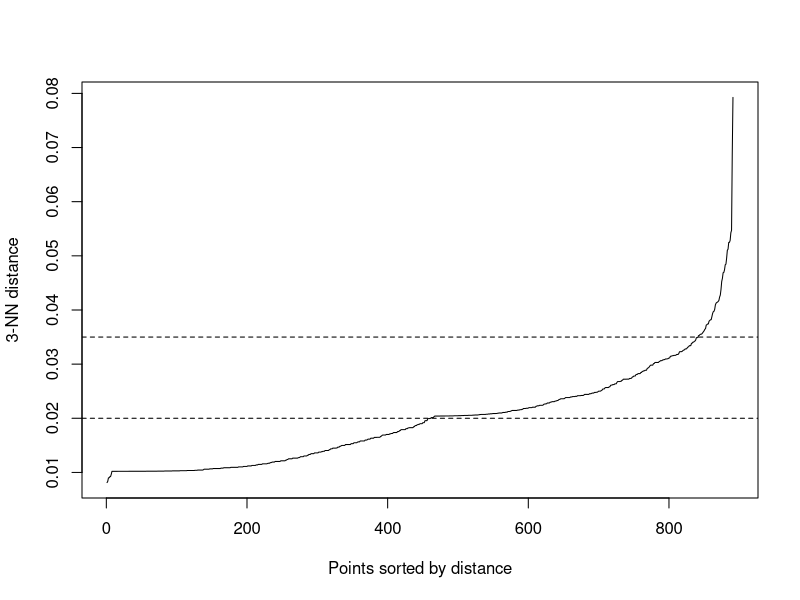
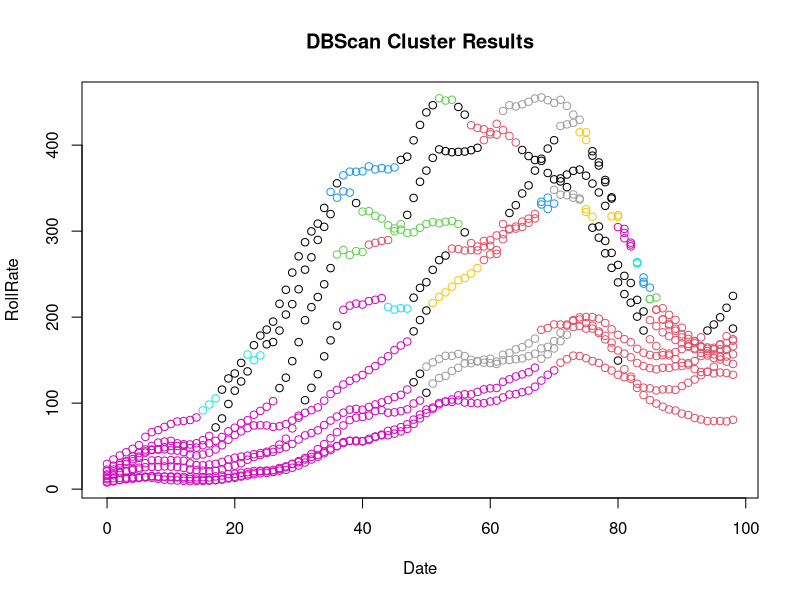
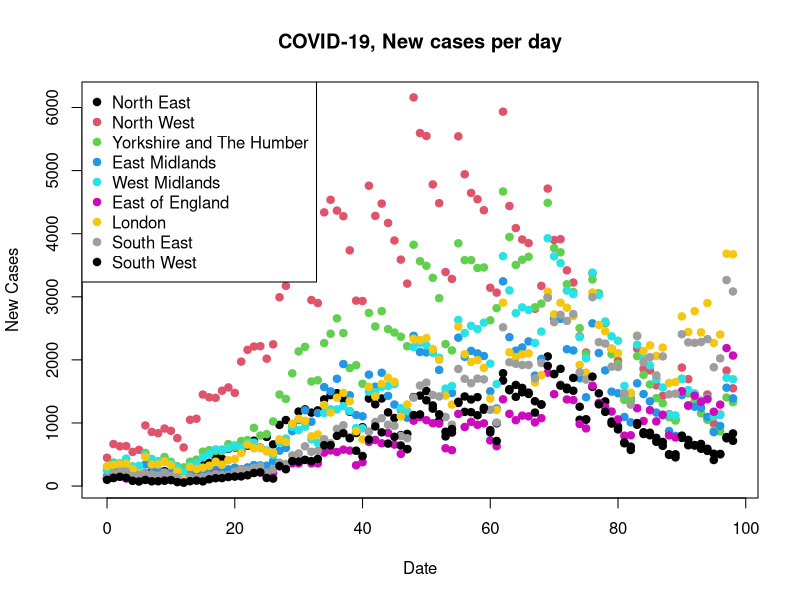
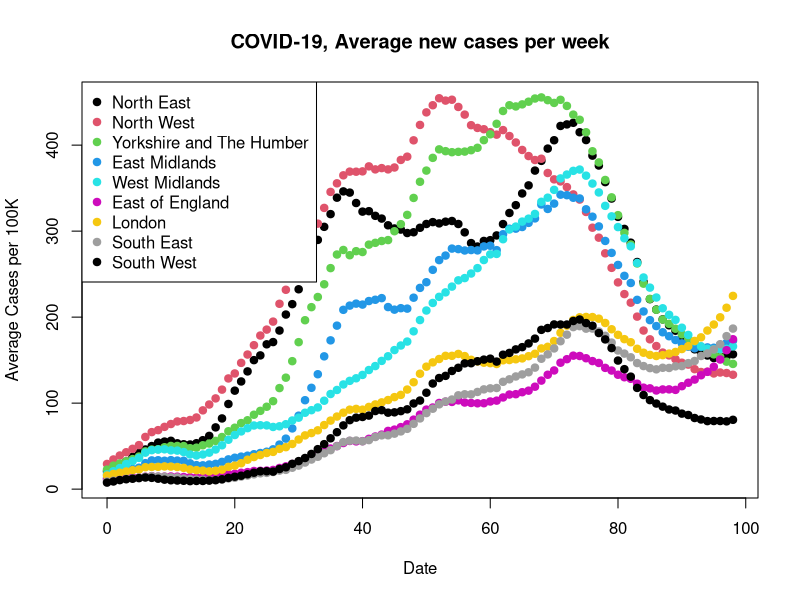
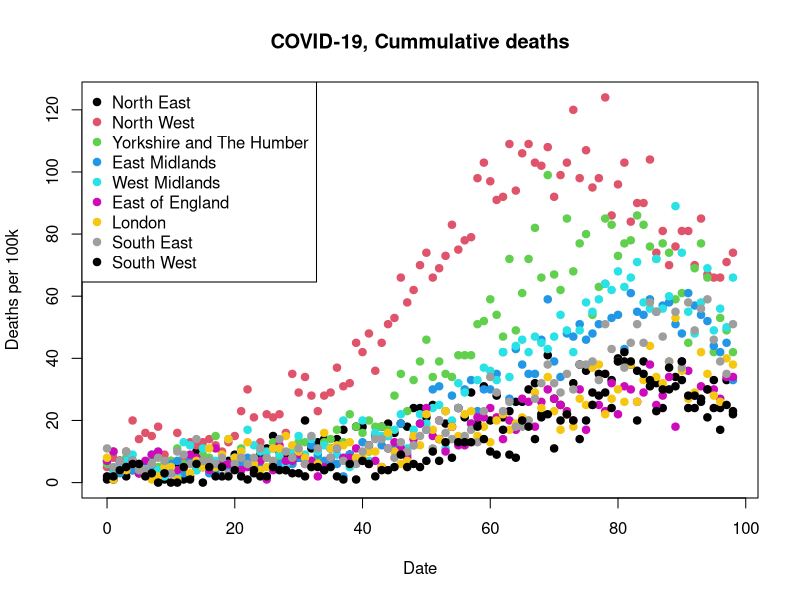

The R source for these figures, in order:
library("fpc")
library("dbscan")
setwd("../Desktop/masters/data_mining/coursework")

dataset = read.csv("regional_covid_data.csv")

# Removing unnecessary columns and renaming
dataset = subset(dataset, select = -c(areaType, areaCode))
names(dataset)[names(dataset) == "cumCasesBySpecimenDate"] = "cumCases"
names(dataset)[names(dataset) == "newCasesBySpecimenDate"] = "newCases"
names(dataset)[names(dataset) == "cumDeathsByDeathDate"] = "cumDeaths"
names(dataset)[names(dataset) == "newDeathsByDeathDate"] = "newDeaths"
names(dataset)[names(dataset) == "newCasesBySpecimenDateRollingRate"] = "newCasesAvg" 
# Rolling rate is a calculated weekly average

# Remove null values
dataset = dataset[rowSums(is.na(dataset)) == 0,]
# Label encode regions as integers
regions = unique(dataset$areaName)
dataset$areaName = as.numeric(factor(dataset$areaName, levels=regions))


# Convert dates to valid date format and select date range
dataset$date = as.Date(dataset$date, "%d/%m/%Y")
# Time-span cut-off
dataset = dataset[dataset$date >= as.Date("2020-04-01"),] # Beginning of dataset
dataset = dataset[dataset$date >= as.Date("2020-09-01"),] # 2nd Lockdown released


#Standardisation
dataset$date = as.numeric(dataset$date - min(dataset$date, na.rm = TRUE))
dataset$stdDate = dataset$date - min(dataset$date, na.rm = TRUE)
dataset$stdDate = dataset$date / max(dataset$date, na.rm = TRUE)
dataset$stdRollRate = dataset$newCasesAvg - min(dataset$newCasesAvg, na.rm = TRUE)
dataset$stdRollRate = dataset$newCasesAvg / max(dataset$newCasesAvg, na.rm = TRUE)


# DBScan pre-processing
dataMatrix = cbind(dataset$stdDate, dataset$stdRollRate)
nonStdDataMatrix = cbind(dataset$date, dataset$newCasesAvg)
colnames(dataMatrix) = c("Date", "RollRate")
colnames(nonStdDataMatrix) = c("Date", "RollRate")

# Finding the optimal epoc for minimum points
kNNdistplot(dataMatrix, k=3) # Min points 3 seems best for  Sept+ data
abline(h = 0.035, lty = 2)
abline(h = 0.02, lty = 2)


# DBScan
dbscanOut = dbscan(dataMatrix, eps=0.02, MinPts = 3) # The best one for Sept data

plot(dbscanOut, nonStdDataMatrix, main="DBScan Cluster Results")

# Conclusion - DBScan is ok for seeing overall groupings, like maybe tier 2 and below (see Sept data)
# Not so good for general conclusions with large numbers of data



# Chart analysis
# New cases per day
plot(dataset$date, dataset$newCases, col=dataset$areaName, xlab="Date", ylab="New Cases", pch=19, 
     main="COVID-19, New cases per day")
legend("topleft", legend=regions, col=c(1:9), pch=19)

# Rolling Rate Chart
plot(dataset$date, dataset$newCasesAvg, col=dataset$areaName, xlab="Date", ylab="Average Cases per 100K", pch=19, 
     main="COVID-19, Average new cases per week")
legend("topleft", legend=regions, col=c(1:9), pch=19)

# Cumulative Deaths Chart
plot(dataset$date, dataset$newDeaths, col=dataset$areaName, xlab="Date", ylab="Deaths per 100k", pch=19, 
     main="COVID-19, Cummulative deaths")
legend("topleft", legend=regions, col=c(1:9), pch=19)
